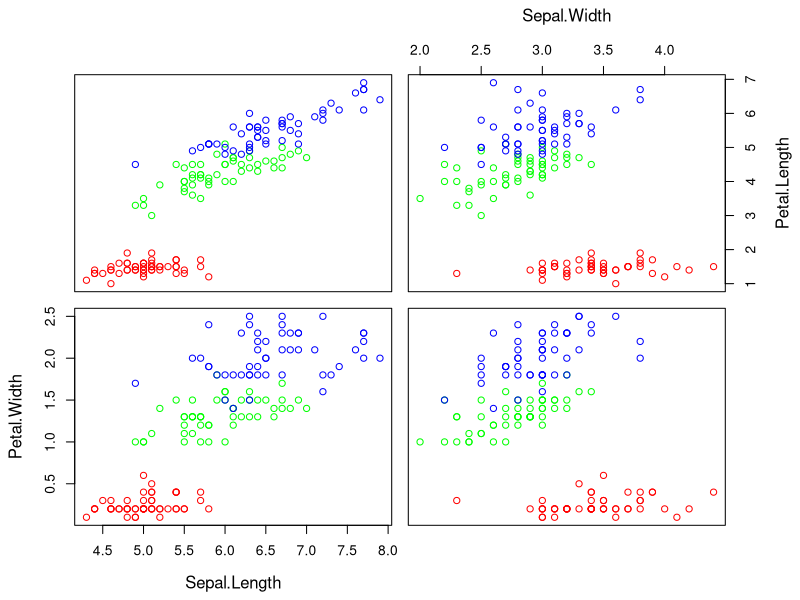
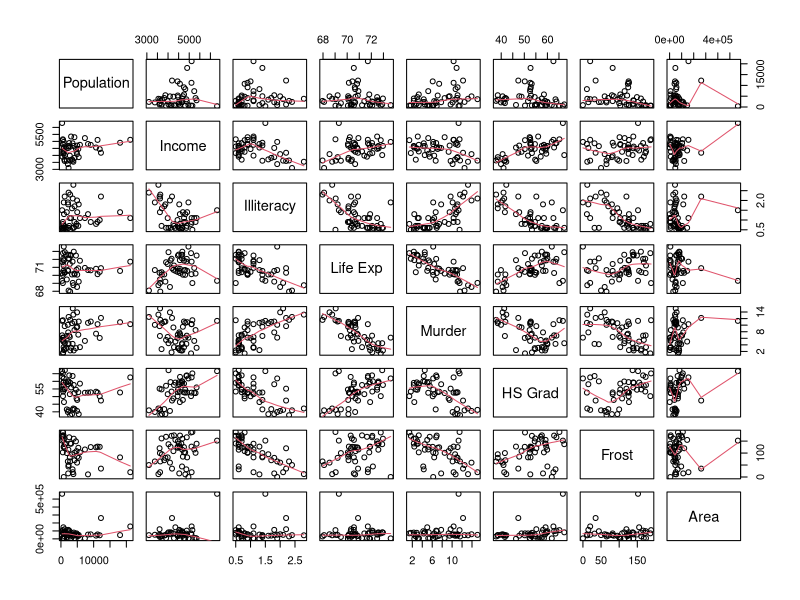
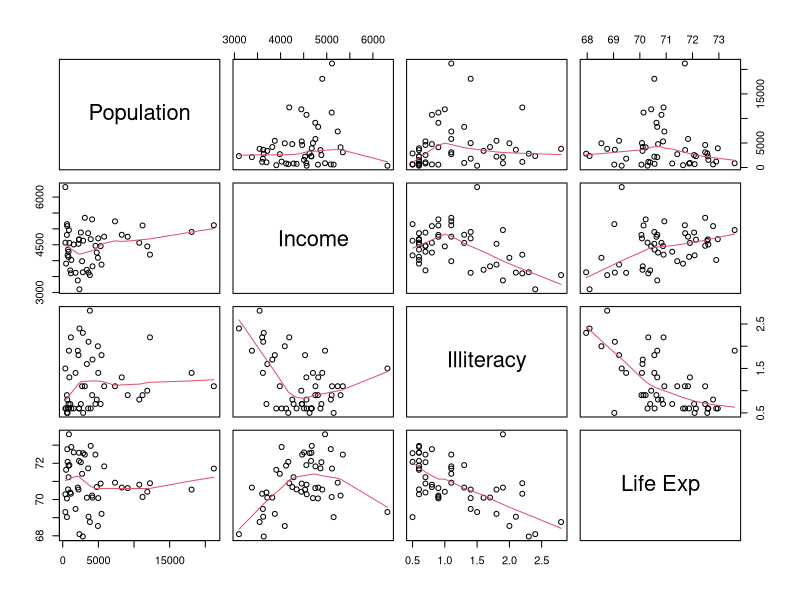
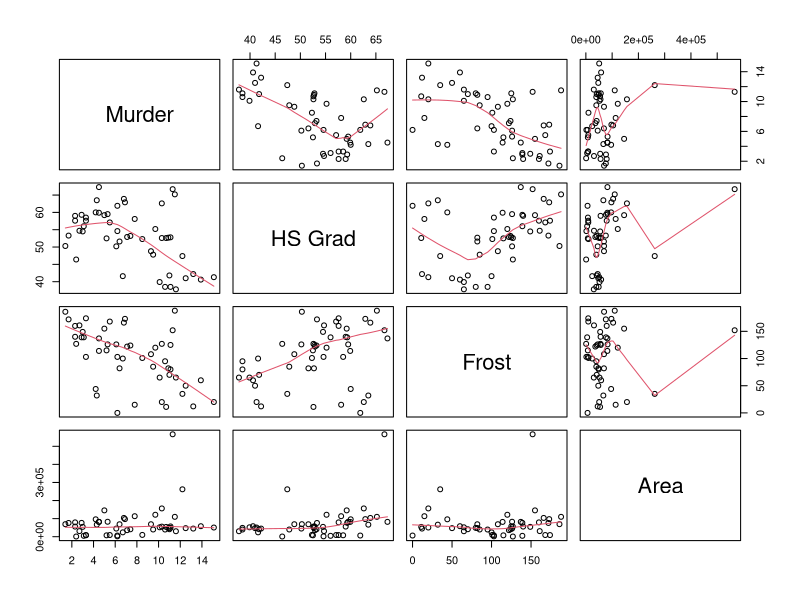
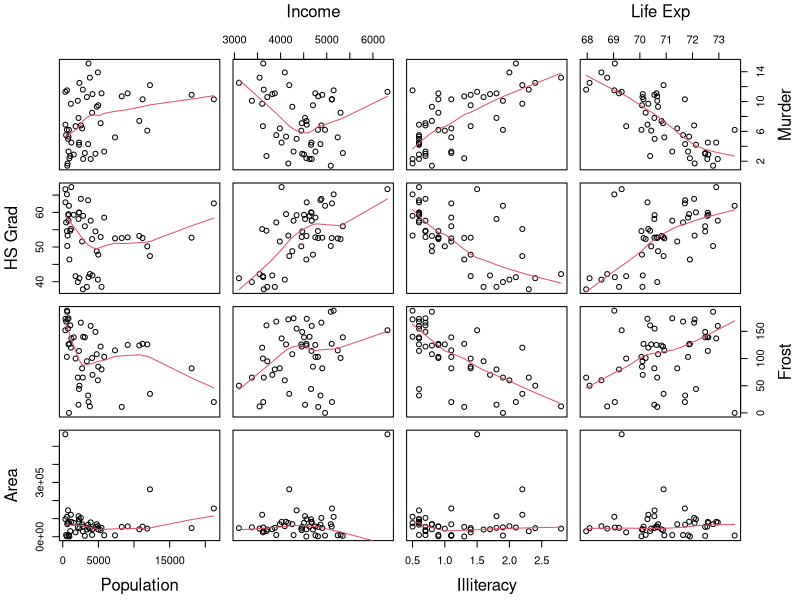
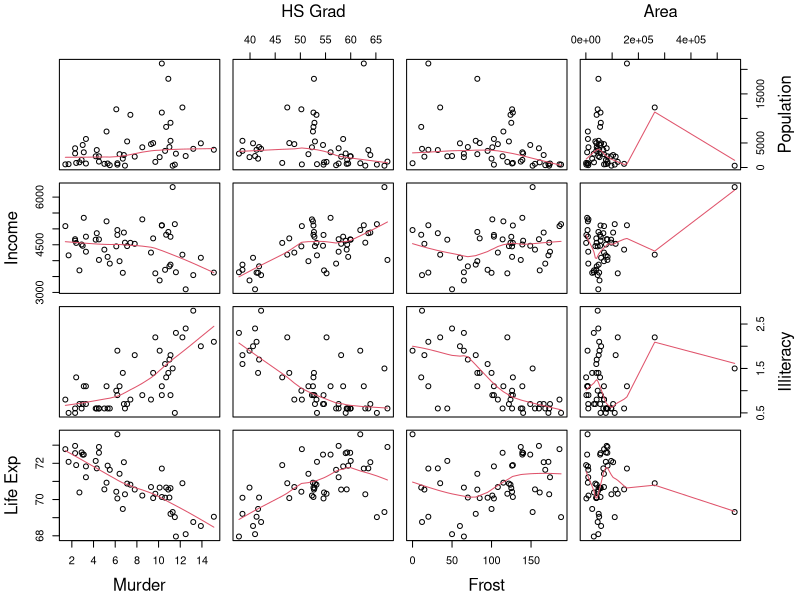

These figures' R source, in order:
library(TeachingDemos)


### Name: pairs2
### Title: Create part of a scatterplot matrix
### Aliases: pairs2
### Keywords: hplot

### ** Examples

pairs2(iris[,1:2], iris[,3:4], col=c('red','green','blue')[iris$Species])

# compare the following plot:
pairs(state.x77, panel=panel.smooth)

# to the following 4 plots

pairs(state.x77[,1:4], panel=panel.smooth)
pairs(state.x77[,5:8], panel=panel.smooth)
pairs2( state.x77[,1:4], state.x77[,5:8], panel=panel.smooth)
pairs2( state.x77[,5:8], state.x77[,1:4], panel=panel.smooth)
